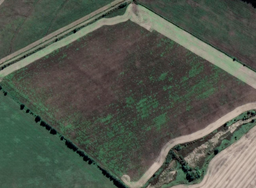
#> input picture Images/sample_img_1.png, 256 x 188 px, shrunk from 956 x 703 before the run
$ jupyter execute cluster_image.ipynb
#> lines starting #> are read from the running program, lines starting #| are printed output that depends on the picture
[cell 1]
import cv2
import numpy as np
from sklearn.cluster import KMeans
from sklearn.metrics import calinski_harabasz_score, silhouette_score
import matplotlib.pyplot as plt
from tqdm import tqdm

[cell 2]
# Load the image
image = cv2.imread("Images/sample_img_1.png")
#> image is the input picture: shape (188, 256, 3); mean B, G, R 76.8, 88.2, 82

[cell 3]
def calculate_silhouette(x, y):
    # Set the sample size for calculation
    sample_size = 5000

    # Randomly select a sample from X and corresponding labels
    indices = np.random.choice(len(x), size=sample_size, replace=False)
    X_sample = X[indices]
    labels_sample = y[indices]

    # Calculate the silhouette score for the sample
    silhouette_avg = silhouette_score(X_sample, labels_sample)
    return silhouette_avg

[cell 4]
k_min = 3
k_max = 15

model_score = np.zeros(shape=(3,(k_max-k_min)))
model_score.shape

[cell 5]
hsv_image = cv2.cvtColor(image, cv2.COLOR_BGR2Lab)
#> hsv_image: shape (188, 256, 3); mean of channels 0, 1, 2 92.8, 123.3, 133.9

X=hsv_image.reshape(-1, 3)

k_min = 2
k_max = 20

model_score = np.zeros(shape=(3,(k_max-k_min)))
for i in tqdm(range(k_max - k_min)):
    kmeans = KMeans(n_clusters = k_min + i, init = 'k-means++', random_state = 42, n_init='auto')
    cluster_labels  = kmeans.fit_predict(X)
    model_score[0][i] = silhouette_score(X, cluster_labels, sample_size=5000)
    model_score[1][i] = calinski_harabasz_score(X, cluster_labels)
    model_score[2][i] = kmeans.inertia_

[cell 6]
fig, axs = plt.subplots(1,3, figsize=(15,5))

axs[0].plot(range(k_min, model_score.shape[1]+k_min), model_score[0], 'gs-')
axs[0].set_title("silhouette_score")

axs[1].plot(range(k_min, model_score.shape[1]+k_min), model_score[1], 'gs-')
axs[1].set_title("calinski_harabasz_score")

axs[2].plot(range(k_min, model_score.shape[1]+k_min), model_score[2], 'gs-')
axs[2].set_title("kmeans.inertia")


plt.show()
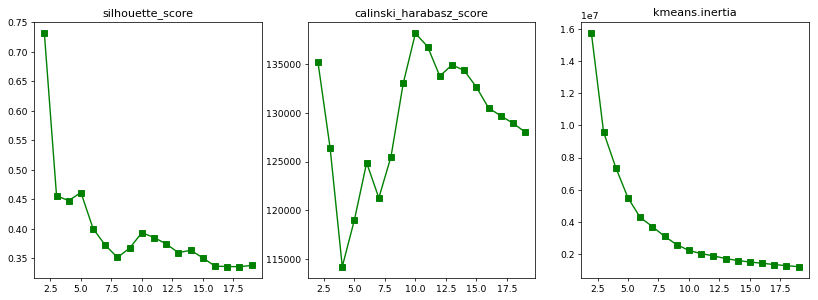
#> figure drawn by matplotlib, 3 panels; panel 1: curve peaks at x = 2, y = 0.731; panel 2: curve peaks at x = 10, y = 138149.2; panel 3: curve peaks at x = 2, y = 15716587.3

[cell 7]
# How many clusters to use
cluster_final_num = 15

[cell 8]
kmeans = KMeans(n_clusters=cluster_final_num, random_state=42, n_init='auto')
labels = kmeans.fit_predict(X)


# Reshape labels back to the original image shape
clustered_image = labels.reshape(image.shape[:-1])
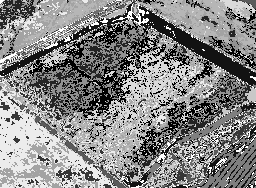
#> clustered_image: shape (188, 256) int32; min 0, max 14, mean 7.35; drawn with min black and max white

[cell 9]
# Display the original and clustered images
plt.figure(figsize=(10, 5))
plt.subplot(1, 2, 1)
plt.imshow(cv2.cvtColor(image, cv2.COLOR_BGR2RGB))
plt.title('Original Image')
plt.axis('off')

plt.subplot(1, 2, 2)
plt.imshow(clustered_image, cmap='viridis')
plt.title(f'Clustered Image ({cluster_final_num} Clusters)')
plt.axis('off')

plt.tight_layout()
plt.show()
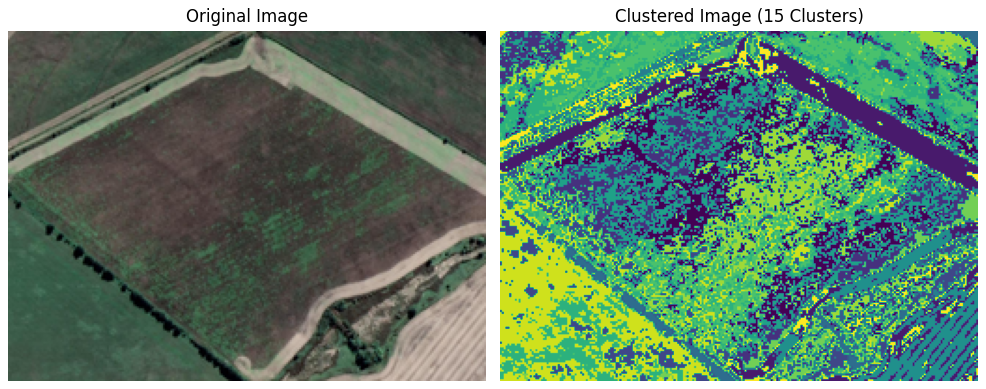
#> figure drawn by matplotlib, 2 panels

$ run again, with Images/sample_img_2.png copied over Images/sample_img_1.png
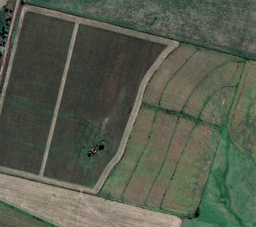
#> input picture Images/sample_img_2.png, 256 x 227 px, shrunk from 891 x 791 before the run
#> image is the input picture: shape (227, 256, 3); mean B, G, R 77.2, 92.1, 86.3
#> hsv_image: shape (227, 256, 3); mean of channels 0, 1, 2 96.9, 122.8, 135.8
#> `clustered_image = labels.reshape(image.shape[:-1])`:
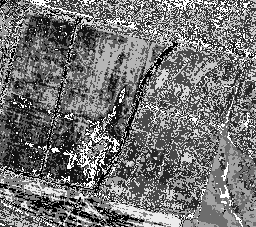
#> clustered_image: shape (227, 256) int32; min 0, max 14, mean 6.35; drawn with min black and max white
#> `plt.show()`:
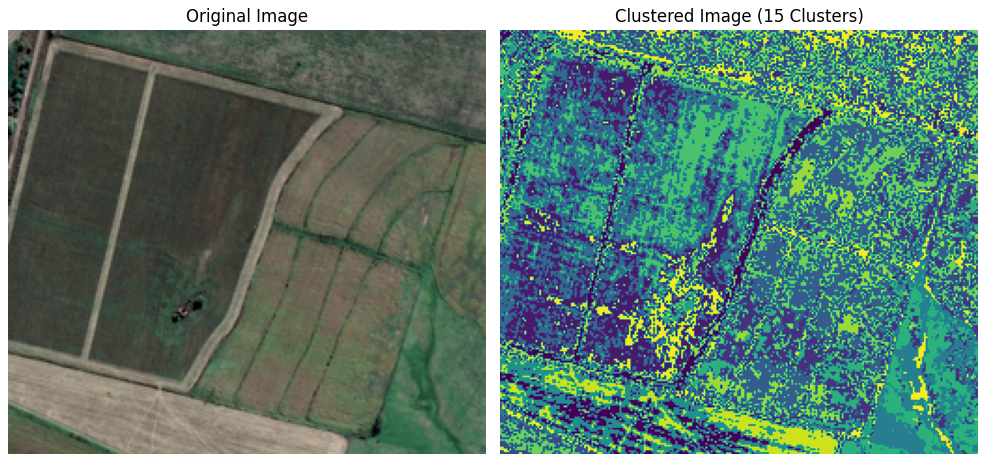
#> figure drawn by matplotlib, 2 panels

$ run again, with Images/sample_img_3.png copied over Images/sample_img_1.png
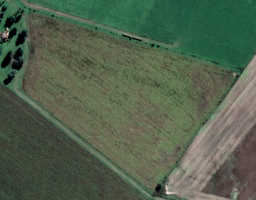
#> input picture Images/sample_img_3.png, 256 x 200 px, shrunk from 1063 x 831 before the run
#> image is the input picture: shape (200, 256, 3); mean B, G, R 76.6, 97.2, 82
#> hsv_image: shape (200, 256, 3); mean of channels 0, 1, 2 100.7, 118.3, 138.1
#> `clustered_image = labels.reshape(image.shape[:-1])`:
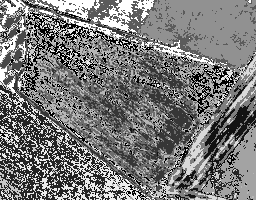
#> clustered_image: shape (200, 256) int32; min 0, max 14, mean 6.66; drawn with min black and max white
#> `plt.show()`:
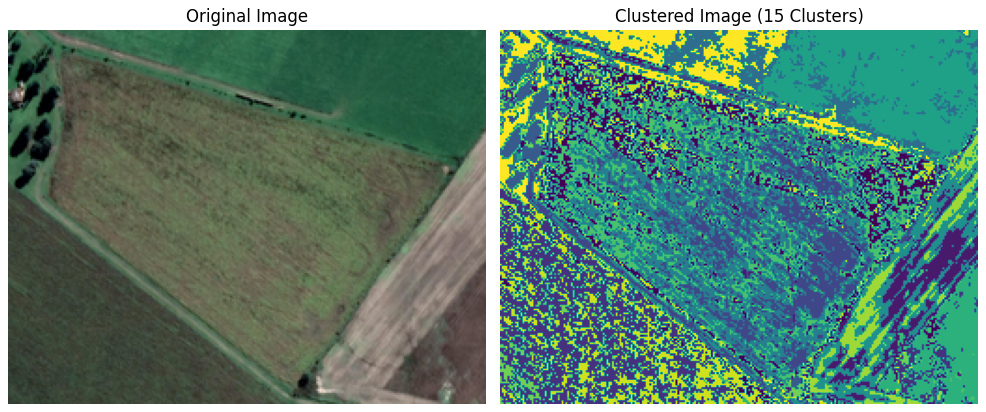
#> figure drawn by matplotlib, 2 panels
